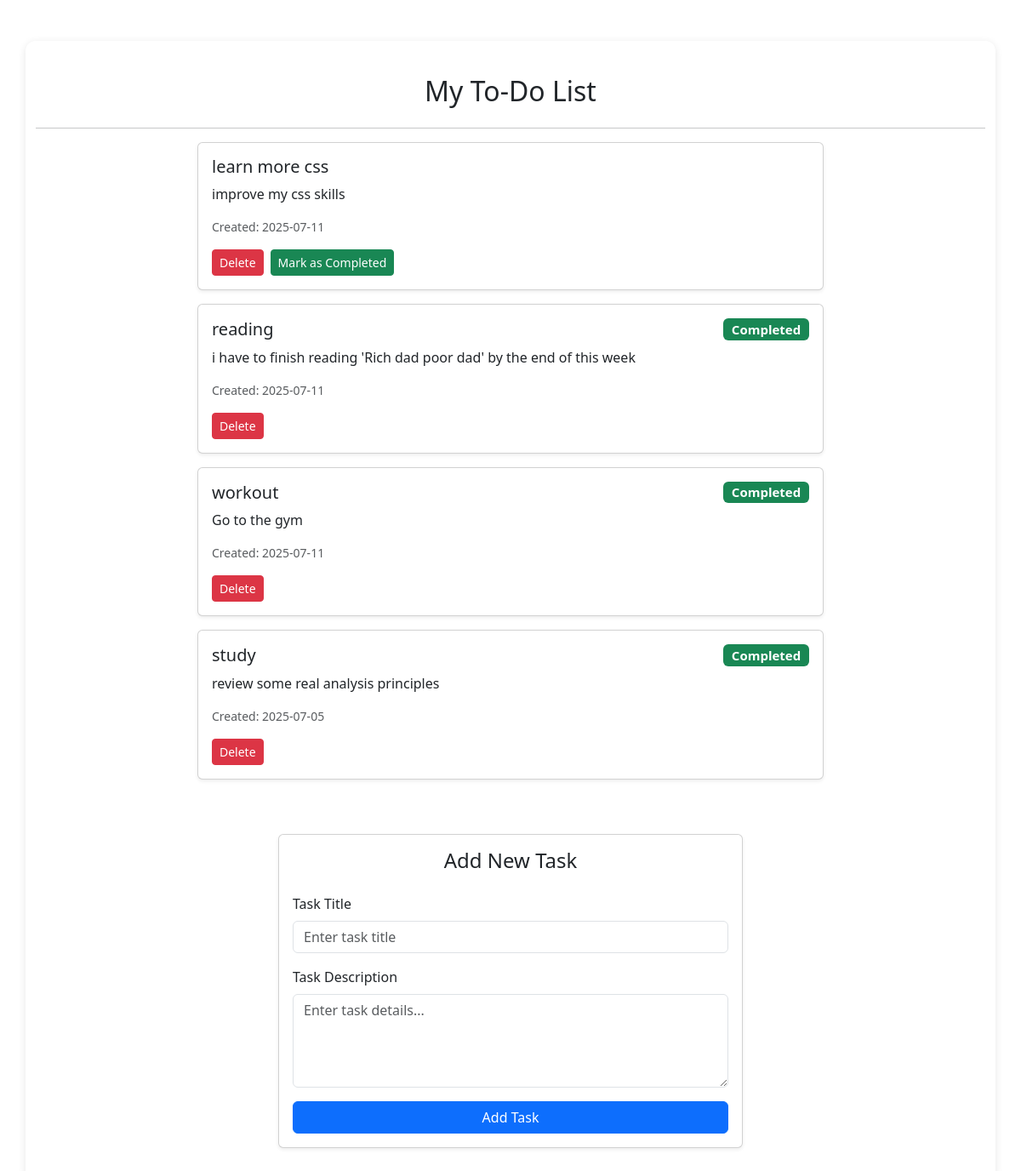
The app's page /, older data.
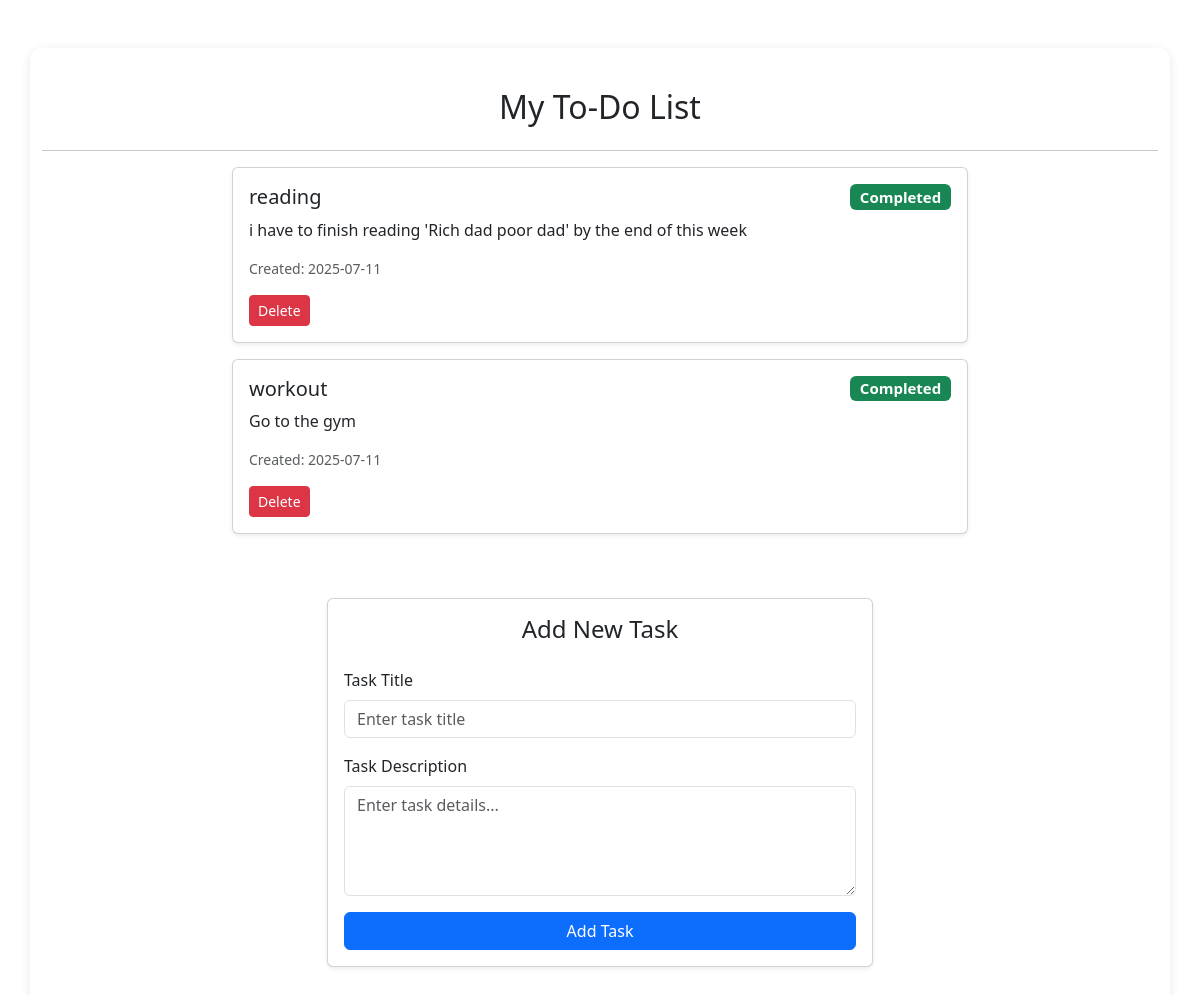
The same page, newer data.
### mytodo/models.py (models this page shows, shortened)
class Task(models.Model):
    title = models.CharField(max_length=200)
    description = models.TextField(blank=True)
    created_at = models.DateTimeField(auto_now_add=True)
    completed = models.BooleanField(default=False)
    user = models.ForeignKey(User, on_delete=models.CASCADE)
    class Meta:
        ordering = ['-created_at']

### mytodo/views.py (the view)
# urls.py: path("", views.home, name="mytodo_home"),
def home(request):
    context = {
        'tasks': Task.objects.all().order_by('-created_at'),
        'title': 'My To-Do List',
    }
    return render(request, 'mytodo/home.html', context)

### mytodo/templates/mytodo/home.html (shortened to what this page needs)
{% extends "base.html" %}
{% block content %}
<link href="https://cdn.jsdelivr.net/npm/bootstrap@5.3.0/dist/css/bootstrap.min.css" rel="stylesheet">
<div class="container mt-5">
  <h2 class="text-center mb-4"> My To-Do List</h2>
  <hr>
  <div class="row">
    <div class="col-md-8 mx-auto">
      {% if tasks %}
        {% for task in tasks %}
          <div class="card mb-3 shadow-sm">
            <div class="card-body">
              <h5 class="card-title d-flex justify-content-between align-items-center">
                {{ task.title }}
                {% if task.completed %}
                  <span class="badge bg-success">Completed</span>
                {% endif %}
              </h5>
              <p class="card-text">{{ task.description }}</p>
              <p class="text-muted small mb-3">Created: {{ task.created_at|date:"Y-m-d" }}</p>
              <div class="d-flex gap-2">
                <form method="post" action="{% url 'delete_task' task.id %}">
                  <button type="submit" class="btn btn-danger btn-sm">Delete</button>
                </form>
                {% if not task.completed %}
                  <form method="post" action="{% url 'mark_completed' task.id %}">
                    <button type="submit" class="btn btn-success btn-sm">Mark as Completed</button>
                  </form>
                {% endif %}
              </div>
            </div>
          </div>
        {% endfor %}
      {% else %}
        <div class="alert alert-info text-center">No tasks added yet.</div>
      {% endif %}
    </div>
  </div>
  <div class="row justify-content-center mt-5">
    <div class="col-md-6">
      <div class="card shadow-sm rounded">
        <div class="card-body">
          <h4 class="card-title mb-4 text-center"> Add New Task</h4>
          <form method="post" action="{% url 'add_task' %}">
            <div class="mb-3">
              <label for="taskTitle" class="form-label">Task Title</label>
              <input type="text" class="form-control" id="taskTitle" name="title" placeholder="Enter task title" required>
            </div>
            <div class="mb-3">
              <label for="taskDescription" class="form-label">Task Description</label>
              <textarea class="form-control" id="taskDescription" name="description" rows="4" placeholder="Enter task details..."></textarea>
            </div>
            <button type="submit" class="btn btn-primary w-100">Add Task</button>
          </form>
        </div>
      </div>
    </div>
  </div>
</div>
{% endblock %}

Row changes from the older to the newer data that the page shows:
removed Task: title "learn more css", description "improve my css skills", created_at "2025-07-11", completed "Mark as Completed"
removed Task: title "study", completed "Completed", description "review some real analysis principles", created_at "2025-07-05"
